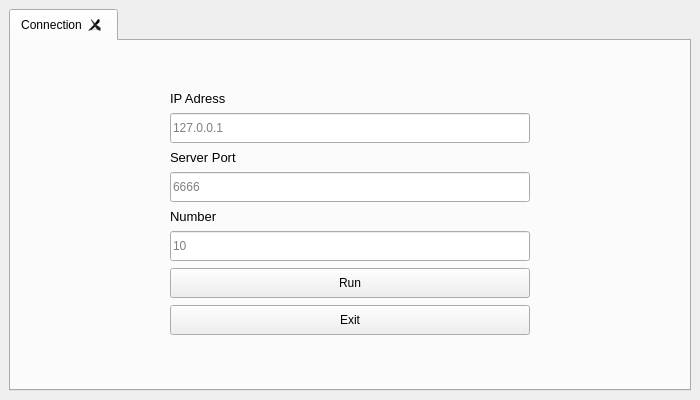
<?xml version="1.0" encoding="UTF-8"?>
<ui version="4.0">
 <class>MainWindow</class>
 <widget class="QMainWindow" name="MainWindow">
  <property name="enabled">
   <bool>true</bool>
  </property>
  <property name="geometry">
   <rect>
    <x>0</x>
    <y>0</y>
    <width>700</width>
    <height>400</height>
   </rect>
  </property>
  <property name="cursor">
   <cursorShape>ArrowCursor</cursorShape>
  </property>
  <property name="windowTitle">
   <string>TCP/IP</string>
  </property>
  <widget class="QWidget" name="centralwidget">
   <property name="enabled">
    <bool>true</bool>
   </property>
   <layout class="QGridLayout" name="gridLayout">
    <item row="0" column="0">
     <widget class="QTabWidget" name="tabWidget">
      <property name="font">
       <font>
        <kerning>true</kerning>
       </font>
      </property>
      <property name="currentIndex">
       <number>0</number>
      </property>
      <property name="documentMode">
       <bool>false</bool>
      </property>
      <property name="tabsClosable">
       <bool>true</bool>
      </property>
      <widget class="QWidget" name="Connection_tab">
       <property name="enabled">
        <bool>true</bool>
       </property>
       <attribute name="title">
        <string>Connection</string>
       </attribute>
       <layout class="QHBoxLayout" name="horizontalLayout_2">
        <item>
         <spacer name="horizontalSpacer">
          <property name="orientation">
           <enum>Qt::Horizontal</enum>
          </property>
          <property name="sizeType">
           <enum>QSizePolicy::Fixed</enum>
          </property>
          <property name="sizeHint" stdset="0">
           <size>
            <width>150</width>
            <height>20</height>
           </size>
          </property>
         </spacer>
        </item>
        <item>
         <layout class="QVBoxLayout" name="verticalLayout_2">
          <item>
           <spacer name="verticalSpacer_2">
            <property name="orientation">
             <enum>Qt::Vertical</enum>
            </property>
            <property name="sizeType">
             <enum>QSizePolicy::Fixed</enum>
            </property>
            <property name="sizeHint" stdset="0">
             <size>
              <width>20</width>
              <height>40</height>
             </size>
            </property>
           </spacer>
          </item>
          <item>
           <widget class="QLabel" name="label_IP_Address">
            <property name="sizePolicy">
             <sizepolicy hsizetype="Preferred" vsizetype="Fixed">
              <horstretch>0</horstretch>
              <verstretch>0</verstretch>
             </sizepolicy>
            </property>
            <property name="font">
             <font>
              <family>Arial</family>
              <pointsize>10</pointsize>
              <weight>50</weight>
              <bold>false</bold>
             </font>
            </property>
            <property name="text">
             <string>IP Adress</string>
            </property>
            <property name="alignment">
             <set>Qt::AlignBottom|Qt::AlignLeading|Qt::AlignLeft</set>
            </property>
           </widget>
          </item>
          <item>
           <widget class="QLineEdit" name="lineEdit_IP_Address">
            <property name="sizePolicy">
             <sizepolicy hsizetype="Expanding" vsizetype="Fixed">
              <horstretch>0</horstretch>
              <verstretch>0</verstretch>
             </sizepolicy>
            </property>
            <property name="minimumSize">
             <size>
              <width>0</width>
              <height>30</height>
             </size>
            </property>
            <property name="placeholderText">
             <string>127.0.0.1</string>
            </property>
           </widget>
          </item>
          <item>
           <widget class="QLabel" name="label_Server_Port">
            <property name="sizePolicy">
             <sizepolicy hsizetype="Preferred" vsizetype="Fixed">
              <horstretch>0</horstretch>
              <verstretch>0</verstretch>
             </sizepolicy>
            </property>
            <property name="font">
             <font>
              <family>Arial</family>
              <pointsize>10</pointsize>
              <weight>50</weight>
              <bold>false</bold>
             </font>
            </property>
            <property name="text">
             <string>Server Port</string>
            </property>
            <property name="alignment">
             <set>Qt::AlignBottom|Qt::AlignLeading|Qt::AlignLeft</set>
            </property>
           </widget>
          </item>
          <item>
           <widget class="QLineEdit" name="lineEdit_Server_Port">
            <property name="sizePolicy">
             <sizepolicy hsizetype="Expanding" vsizetype="Fixed">
              <horstretch>0</horstretch>
              <verstretch>0</verstretch>
             </sizepolicy>
            </property>
            <property name="minimumSize">
             <size>
              <width>0</width>
              <height>30</height>
             </size>
            </property>
            <property name="text">
             <string/>
            </property>
            <property name="placeholderText">
             <string>6666</string>
            </property>
           </widget>
          </item>
          <item>
           <widget class="QLabel" name="label_Number">
            <property name="sizePolicy">
             <sizepolicy hsizetype="Preferred" vsizetype="Fixed">
              <horstretch>0</horstretch>
              <verstretch>0</verstretch>
             </sizepolicy>
            </property>
            <property name="font">
             <font>
              <family>Arial</family>
              <pointsize>10</pointsize>
              <weight>50</weight>
              <bold>false</bold>
             </font>
            </property>
            <property name="text">
             <string>Number</string>
            </property>
            <property name="alignment">
             <set>Qt::AlignBottom|Qt::AlignLeading|Qt::AlignLeft</set>
            </property>
           </widget>
          </item>
          <item>
           <widget class="QLineEdit" name="lineEdit_Number">
            <property name="sizePolicy">
             <sizepolicy hsizetype="Expanding" vsizetype="Fixed">
              <horstretch>0</horstretch>
              <verstretch>0</verstretch>
             </sizepolicy>
            </property>
            <property name="minimumSize">
             <size>
              <width>0</width>
              <height>30</height>
             </size>
            </property>
            <property name="text">
             <string/>
            </property>
            <property name="placeholderText">
             <string>10</string>
            </property>
           </widget>
          </item>
          <item>
           <widget class="QPushButton" name="btn_Run">
            <property name="minimumSize">
             <size>
              <width>0</width>
              <height>30</height>
             </size>
            </property>
            <property name="text">
             <string>Run</string>
            </property>
            <property name="flat">
             <bool>false</bool>
            </property>
           </widget>
          </item>
          <item>
           <widget class="QPushButton" name="btn_Exit">
            <property name="minimumSize">
             <size>
              <width>0</width>
              <height>30</height>
             </size>
            </property>
            <property name="text">
             <string>Exit</string>
            </property>
            <property name="flat">
             <bool>false</bool>
            </property>
           </widget>
          </item>
          <item>
           <spacer name="verticalSpacer">
            <property name="orientation">
             <enum>Qt::Vertical</enum>
            </property>
            <property name="sizeType">
             <enum>QSizePolicy::Fixed</enum>
            </property>
            <property name="sizeHint" stdset="0">
             <size>
              <width>20</width>
              <height>40</height>
             </size>
            </property>
           </spacer>
          </item>
         </layout>
        </item>
        <item>
         <spacer name="horizontalSpacer_2">
          <property name="orientation">
           <enum>Qt::Horizontal</enum>
          </property>
          <property name="sizeType">
           <enum>QSizePolicy::Fixed</enum>
          </property>
          <property name="sizeHint" stdset="0">
           <size>
            <width>150</width>
            <height>20</height>
           </size>
          </property>
         </spacer>
        </item>
       </layout>
      </widget>
     </widget>
    </item>
   </layout>
  </widget>
 </widget>
 <resources/>
 <connections/>
</ui>
